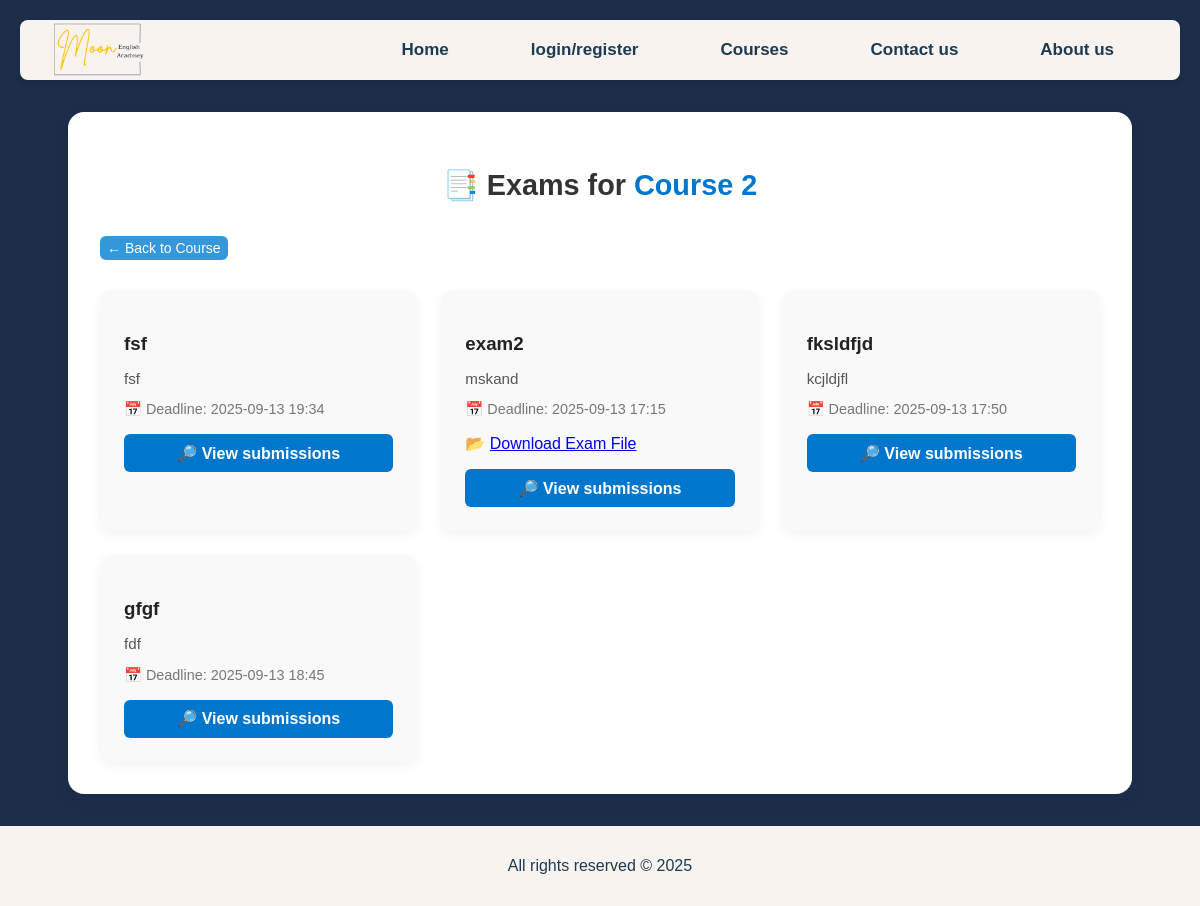
/courses/8/exams/, run on the app's committed database.
### main/models.py (models this page shows, shortened)
class Course(models.Model):
    LEVEL_CHOICES = [
        ('Beginner', 'Beginner'),
        ('Elementary', 'Elementary'),
        ('Intermediate', 'Intermediate'),
        ('Upper Intermediate', 'Upper Intermediate'),
        ('Advanced', 'Advanced'),
    ]
    DAYS_CHOICES = [
        ('Monday-Wednesday', 'Monday-Wednesday'),
        ('Tuesday-Thursday', 'Tuesday-Thursday'),
        ('Only Fridays', 'Only Fridays'),
    ]
    TIME_CHOICES = [
        ('8-10 am', '8-10 am'),
        ('10-12 am', '10-12 am'),
        ('1-3 pm', '1-3 pm'),
        ('3-5 pm', '3-5 pm'),
        ('5-7 pm', '5-7 pm'),
        ('8-12 am', '8-12 am'),
    ]
    title = models.CharField(max_length=100)
    required_level = models.CharField(max_length=20, choices=LEVEL_CHOICES)
    description = models.TextField()
    class_days = models.CharField(max_length=100, choices=DAYS_CHOICES)
    class_time = models.CharField(max_length=50, choices=TIME_CHOICES)
    teacher = models.ForeignKey(User, on_delete=models.CASCADE, limit_choices_to={'user_type': 'teacher'})
    students = models.ManyToManyField(settings.AUTH_USER_MODEL, blank=True, related_name='enrolled_courses')
    join_link = models.URLField(default="#")
    start_date = models.DateField(default=timezone.now)

class Exam(models.Model):
    course = models.ForeignKey(Course, on_delete=models.CASCADE, related_name="exams")
    title = models.CharField(max_length=200)
    description = models.TextField(blank=True, null=True)
    file = models.FileField(upload_to="exams/", blank=True, null=True)
    created = models.DateTimeField(auto_now_add=True)
    deadline = models.DateTimeField(blank=True, null=True)

### main/views.py (the view)
# urls.py: path("courses/<int:course_id>/exams/", views.exam_list, name="exam_list"),
def exam_list(request, course_id):
    course = get_object_or_404(Course, id=course_id)
    exams = Exam.objects.filter(course=course)
    return render(request, 'exam_list.html', {
        'course': course,
        'exams': exams
    })

### templates/exam_list.html (shortened to what this page needs)
{% extends "base.html" %}
{% load static %}
{% block extra_css %}
<link rel="stylesheet" href="{% static 'css/exam_list.css' %}">
{% endblock %}
{% block content %}
<div class="exam-list-container">
    <h2>📑 Exams for <span class="course-name">{{ course.title }}</span></h2>
    <a href="{% url 'course_detail' course.id %}" class="back-button">← Back to Course</a>
    {% if exams %}
        <div class="exam-cards">
            {% for exam in exams %}
                <div class="exam-card">
                    <h3>{{ exam.title }}</h3>
                    <p class="desc">{{ exam.description|truncatewords:20 }}</p>
                    <p class="meta">
                        📅 Deadline: {{ exam.deadline|date:"Y-m-d H:i" }}
                    </p>
                    {% if exam.file %}
                        <p>📂 <a href="{{ exam.file.url }}" target="_blank">Download Exam File</a></p>
                    {% endif %}
                    <div class="exam-actions">
                        <a href="{% url 'exam_submissions_view' exam.id %}" class="btn-view">🔎 View submissions</a>
                    </div>
                </div>
            {% endfor %}
        </div>
    {% else %}
        <p class="no-exams">No exams have been added for this course yet.</p>
    {% endif %}
</div>
{% endblock %}

### static/css/style.css (style rules this page uses)
body { font-family: Arial, sans-serif; background-color: #1c2e4a; color: #1B3C53; margin: 0; padding: 0; direction: ltr; text-align: left; position: relative; }

### static/css/exam_list.css (style rules this page uses)
.exam-list-container { max-width: 1000px; margin: 2rem auto; padding: 2rem; background: #fff; border-radius: 16px; box-shadow: 0 6px 18px rgba(0, 0, 0, 0.08); }
.exam-list-container h2 { font-size: 1.8rem; text-align: center; margin-bottom: 1.5rem; color: #333; }
.course-name { color: #0077cc; font-weight: bold; }
.exam-cards { display: grid; grid-template-columns: repeat(auto-fit, minmax(280px, 1fr)); gap: 1.5rem; }
.exam-card { background: #f9f9f9; border-radius: 12px; padding: 1.5rem; box-shadow: 0 4px 12px rgba(0, 0, 0, 0.05); transition: transform 0.2s ease-in-out; }
.exam-card h3 { color: #222; margin-bottom: 0.8rem; }
.exam-card .desc { font-size: 0.95rem; color: #555; margin-bottom: 0.8rem; }
.exam-card .meta { font-size: 0.9rem; color: #777; margin-bottom: 0.8rem; }
.exam-actions { margin-top: 1rem; display: flex; flex-direction: column; gap: 0.6rem; }
.exam-actions a { text-align: center; padding: 0.6rem; border-radius: 6px; font-weight: 600; text-decoration: none; transition: background 0.2s; }
.btn-view { background: #0077cc; color: #fff; }
.back-button { display: inline-block; margin-bottom: 30px; padding: 4px 7px; background-color: #3498db; color: white; border-radius: 6px; text-decoration: none; font-size: 14px; margin-top: 10px; transition: background-color 0.3s ease; }

### data on the page
Course: title "Course 2"
Exam: title "fsf", description "fsf", deadline "2025-09-13 19:34"
Exam: title "exam2", description "mskand", deadline "2025-09-13 17:15"
Exam: title "fksldfjd", description "kcjldjfl", deadline "2025-09-13 17:50"
Exam: title "gfgf", description "fdf", deadline "2025-09-13 18:45"
